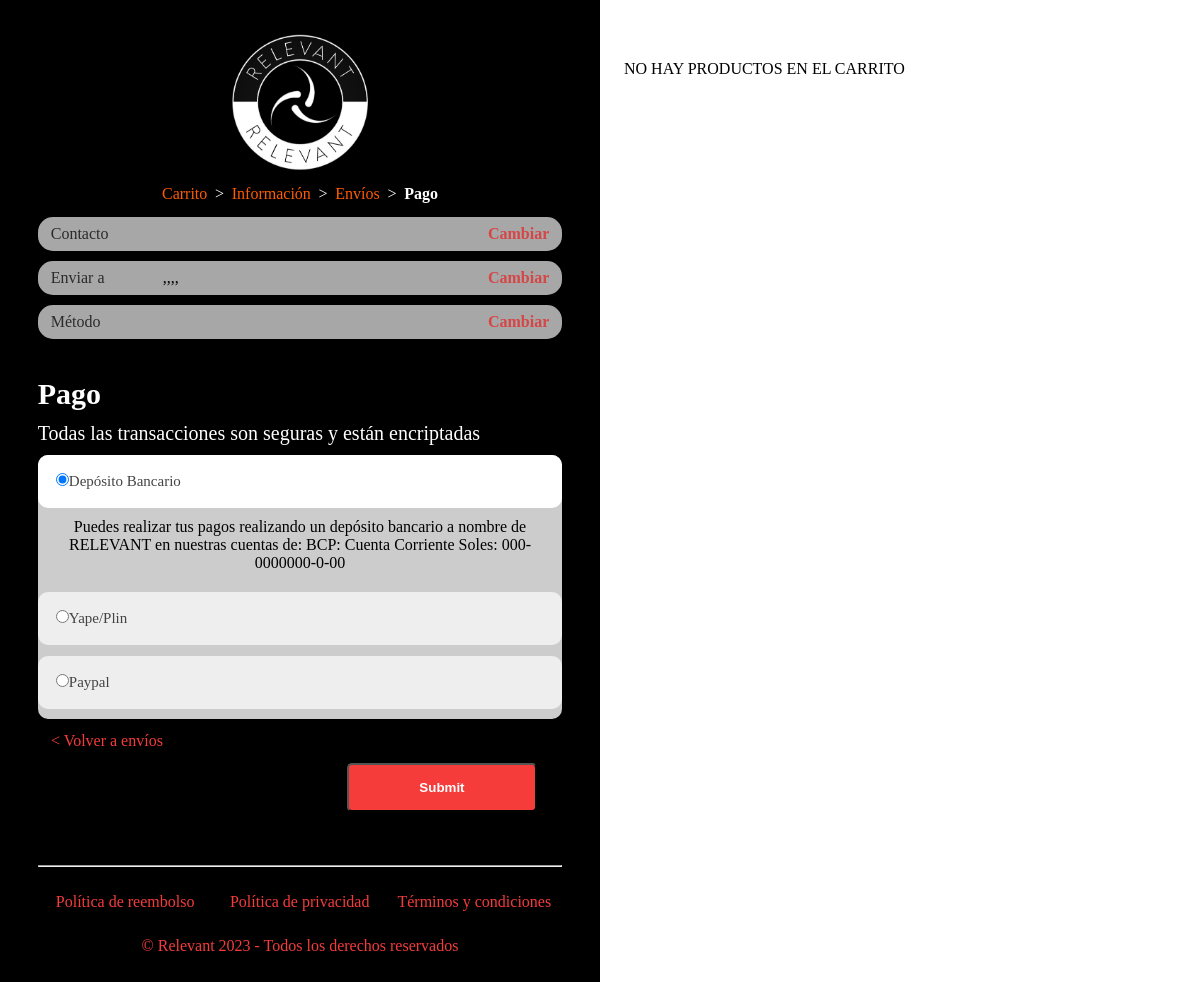
The page /pago.php on the database its author committed.
### tables this page shows
CREATE TABLE `metodos_pagos` (
  `id_pago` int(11) NOT NULL,
  `tipo_pago` varchar(100) NOT NULL,
  `descripcion` varchar(1000) NOT NULL,
  `instrucciones` varchar(1000) NOT NULL
);

### pago.php (the view, shortened to what this page needs)
<?php
include './bd/conexion.php';
$consultametodo = "SELECT * FROM metodos_pagos WHERE id_pago='1'";
$resultado_metodo = mysqli_query($conexion, $consultametodo);
while ($metodofila = mysqli_fetch_array($resultado_metodo)) {
  $tipo_pago = $metodofila['tipo_pago'];
  $descricion = $metodofila['descripcion'];
}
$consultametodo2 = "SELECT * FROM metodos_pagos WHERE id_pago='2'";
$resultado_metodo2 = mysqli_query($conexion, $consultametodo2);
while ($metodofila2 = mysqli_fetch_array($resultado_metodo2)) {
  $tipo_pago2 = $metodofila2['tipo_pago'];
}
$consultametodo3 = "SELECT * FROM metodos_pagos WHERE id_pago='3'";
$resultado_metodo3 = mysqli_query($conexion, $consultametodo3);
while ($metodofila3 = mysqli_fetch_array($resultado_metodo3)) {
  $tipo_pago3 = $metodofila3['tipo_pago'];
}
?>
<html>
<head>
  <link rel="stylesheet" href="css/style_pago.css" />
</head>
<body>
  <div class="contenido_pago">
    <div class="form">
      <div class="logo">
        <a href="#"><img src="imagenes/logo.png" alt="" /></a>
      </div>
      <nav class="migas_pan">
        <div class="migas"><a href="#">Carrito</a></div>
        <div class="signo">&#62;</div>
        <div class="migas"><a href="#">Información</a></div>
        <div class="signo">&#62;</div>
        <div class="migas"><a href="#">Envíos</a></div>
        <div class="signo">&#62;</div>
        <div class="migas_select">Pago</div>
      </nav>
      <div class="contenido_general">
        <div class="contenido">
          <div class="informacion">
            <div class="texto">Contacto</div>
            <div class="d_cambiar">
              <a href="Informacion.php">Cambiar</a>
            </div>
          </div>
          <div class="informacion">
            <div class="texto">Enviar a</div>
            <div class="correo"><?php echo $_SESSION['direccion'] . "," . $_SESSION['ciudad'] . "," . $_SESSION['codigo_postal'] . "," . $_SESSION['region'] . "," . $_SESSION['pais'] ?></div>
            <div class="d_cambiar">
              <a href="Informacion.php">Cambiar</a>
            </div>
          </div>
          <div class="informacion">
            <div class="texto">Método</div>
            <div class="d_cambiar"><a href="Envio.php">Cambiar</a></div>
          </div>
        </div>
        <div class="pagogeneral">
          <form action="form_procesar_pago.php" method="POST">
            <div class="titulo">
              <h3>Pago</h3>
              <h4>Todas las transacciones son seguras y están encriptadas</h4>
            </div>
            <div class="metodos_pago">
              <div class="cont">
                <div class="acordion active"><input type="radio" value="<?php echo $tipo_pago ?>" name="metodo_pago"><?php echo $tipo_pago ?></div>
                <div class="panel">
                  <p>
                    <?php echo $descricion ?>
                  </p>
                </div>
              </div>
              <div class="cont">
                <div class="acordion"><input type="radio" name="metodo_pago" value="<?php echo $tipo_pago2 ?>"><?php echo $tipo_pago2 ?></div>
              </div>
              <div class="cont">
                <div class="acordion"><input type="radio" name="metodo_pago" value="<?php echo $tipo_pago3 ?>"><?php echo $tipo_pago3 ?></div>
              </div>
            </div>
            <div class="botones">
              <div class="btnenvios">
                <a href="Envio.php">&#60; Volver a envíos</a>
              </div>
              <div class="btn_cpago">
                <input type="submit" name="finalizar_pedido">Finalizar el pedido</input>
              </div>
            </div>
          </form>
        </div>
      </div>
      <div class="pie">
        <hr />
        <div class="submenu">
          <ul>
            <li>
              <a href="reembolso.php" target="_blank">Política de reembolso</a>
            </li>
            <li>
              <a href="privacidad.php" target="_blank">Política de privacidad</a>
            </li>
            <li>
              <a href="terminos.php" target="_blank">Términos y condiciones</a>
            </li>
          </ul>
        </div>
        <p>&copy; Relevant 2023 - Todos los derechos reservados</p>
      </div>
    </div>
    <div class="product">
      <?php if (!empty($_SESSION['CARRITO'])) { ?>
        <?php $totalG = 0; ?>
        <?php foreach ($_SESSION['CARRITO'] as $indice => $producto) { ?>
          <div class="tproductos">
            <div class="contimg">
              <img src="<?php echo $producto['imagen'] ?>" alt="" />
            </div>
            <div class="context">
              <p><?php echo $producto['descripcion'] ?></p>
            </div>
            <div class="contprecio">
              <p><?php echo "S/. " . number_format($producto['precio'] * $producto['cantidad'], 2) ?></p>
            </div>
          </div>
          <?php $totalG = $totalG + ($producto['precio'] * $producto['cantidad']) ?>
        <?php } ?>
        <div class="montos">
          <hr />
          <div class="cont_monto">
            <div class="text">
              <p>Subtotal</p>
            </div>
            <div class="precio">
              <p>S/. <?php echo number_format($totalG, 2) ?></p>
            </div>
          </div>
          <div class="cont_monto">
            <div class="text">
              <p>Envíos</p>
            </div>
            <div class="precio">
              <p><?php echo 'S/. ' . $_SESSION['Tenvio'] ?></p>
            </div>
          </div>
          <hr />
          <div class="cont_monto">
            <div class="text">
              <p>Total</p>
            </div>
            <div class="precio">
              <p>S/. <?php echo number_format($totalG + $_SESSION['Tenvio'], 2) ?></p>
            </div>
          </div>
        </div>
      <?php } else { ?>
        <p style="min-height: 40vh;">NO HAY PRODUCTOS EN EL CARRITO</p>
      <?php } ?>
    </div>
  </div>
</body>
</html>

### css/style_pago.css (style rules this page uses)
* { margin: 0; padding: 0; }
.contenido_pago { width: 100%; overflow: auto; }
.contenido_pago .form { width: 46%; float: left; padding: 2%; background-color: #000000; }
.contenido_pago .product { width: 46%; float: right; padding: 2%; padding-top: 5%; }
.contenido_pago .form .logo { width: 70%; padding-left: 15%; padding-right: 15%; text-align: center; }
.contenido_pago .form .logo a img { width: 50%; }
.contenido_pago .migas_pan { width: 70%; padding: 0; display: flex; justify-content: center; margin: auto; }
.contenido_pago .migas a { color: #ff5c00; text-decoration: none; }
.contenido_pago .migas_pan .migas_select { color: #ffffff; font-weight: bold; }
.contenido_pago .migas_pan .signo { color: #ffffff; padding-left: 2%; padding-right: 2%; }
.contenido_general { width: 100%; }
.contenido_general .contenido { width: 95%; padding: 2.5%; }
.contenido_general .contenido .informacion { width: 97%; padding: 1.5%; background-color: #a7a7a7; overflow: auto; border-radius: 15px; margin-bottom: 2%; }
.contenido_general .contenido .informacion .texto { width: 22%; float: left; opacity: 75%; padding-left: 1%; }
.contenido_general .contenido .informacion .correo { width: 56%; float: left; }
.contenido_general .contenido .informacion .d_cambiar { float: right; width: 20%; padding-right: 1%; }
.contenido_general .contenido .informacion .d_cambiar a { float: right; text-decoration: none; color: #d54646; font-weight: bold; }
.contenido_general .pagogeneral { width: 95%; padding: 2.5%; }
.contenido_general .pagogeneral .titulo { width: 100%; }
.contenido_general .pagogeneral .titulo h3 { color: #ffffff; font-weight: bold; font-size: 30px; padding-bottom: 2%; }
.contenido_general .pagogeneral .titulo h4 { color: #ffffff; font-weight: lighter; font-size: 20px; padding-bottom: 2%; }
.contenido_general .metodos_pago { width: 100%; background-color: #ccc; border-radius: 10px; }
.contenido_general .metodos_pago .cont { width: 100%; padding-bottom: 2%; }
.contenido_general .metodos_pago .acordion { background-color: #eee; color: #444; cursor: pointer; padding: 18px; border: none; text-align: left; outline: none; font-size: 15px; transition: 0.4s; border-radius: 10px; }
.contenido_general .metodos_pago .active, .acordion:hover { background-color: #ffffff; }
.panel { padding: 0 18px; background-color: #ccc; max-height: 0; overflow: hidden; transition: max-height 0.2s ease-out; }
.contenido_general .metodos_pago .cont .panel p { text-align: center; padding: 2%; }
.contenido_pago .form .botones { width: 95%; padding: 2.5%; }
.contenido_pago .form .botones .btnenvios { width: 100%; }
.contenido_pago .form .botones .btnenvios a { text-decoration: none; color: #f63b3b; }
.contenido_pago .form .botones .btn_cpago { width: 95%; display: flex; justify-content: end; flex-direction: row-reverse; padding: 2.5%; }
.contenido_pago .form .botones .btn_cpago input[type="submit"] { width: 40%; cursor: pointer; padding-top: 15px; padding-bottom: 15px; background-color: #f63b3b; border-radius: 5px; text-decoration: none; font-weight: bold; color: #ffffff; }
.contenido_pago .form .pie { width: 95%; padding: 2.5%; }
.contenido_pago .form .pie .submenu { width: 100%; overflow: auto; }
.contenido_pago .form .pie .submenu ul li { width: 33.3%; float: left; text-align: center; padding-top: 5%; }
.contenido_pago .form .pie .submenu ul li a { text-decoration: none; color: #f63b3b; }
.contenido_pago .form .pie p { clear: both; color: #f63b3b; padding-top: 5%; text-align: center; }

### rows shown on the page
metodos_pagos: tipo_pago "Depósito Bancario", descripcion "Puedes realizar tus pagos realizando un depósito bancario a nombre de RELEVANT en nuestras cuentas de: BCP: Cuenta Corriente Soles: 000-0000000-0-00"
metodos_pagos: tipo_pago "Yape/Plin"
metodos_pagos: tipo_pago "Paypal"
